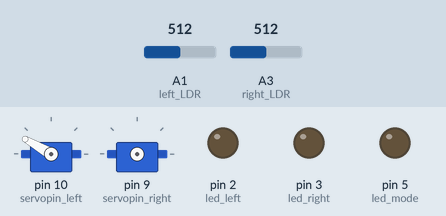
Simulated run of this sketch. Board: Arduino Mega 2560, built with avr-gcc and run on an emulated ATmega2560. Parts: 2 × servo, output pins drawn as LEDs (lit = HIGH). The test bench sets the inputs (shaded band); at power-on: A1 (left_LDR) = 512, A3 (right_LDR) = 512. What the sketch prints to the serial monitor is not drawn.

Above: at 12.2 s.
12.3 s: A1 (left_LDR) set to 539
14.0 s: A1 (left_LDR) set to 564
At 15.1 s:
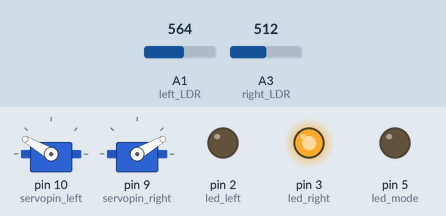
15.5 s: A3 (right_LDR) set to 535
17.3 s: A3 (right_LDR) set to 560
At 18.1 s:
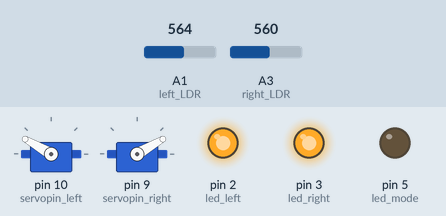
18.8 s: A1 (left_LDR) set to 511
At 19.7 s:
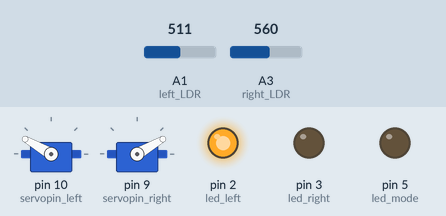
20.3 s: A3 (right_LDR) set to 511
At 21.4 s:
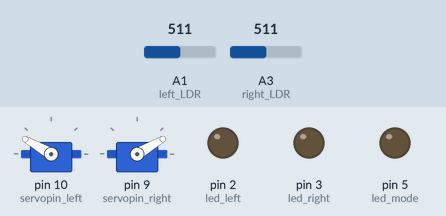
Timing chart, 0 to 22.8 s (numbered marks = the images above; inputs shaded):
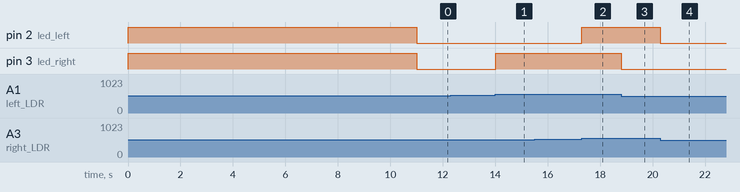

The sketch:

software_lightbug_v1_1.ino
```cpp
// Lightbug v 1.1
// by Michael Happl
// based on Lightfollower V1.0 by Johann Leinweber
// Adds a serial communication with simple commands to make it possible
// to control the robot over bluetooth.

#include <Servo.h>

#define led_left 2           //digital pin for the left LED
#define led_right 3          //digital pin for the right LED
#define led_mode 5           //digital pin for the mode LED
#define servopin_left 10     //digital pin for the left servo
#define servopin_right 9     //didital pin for the right servo
#define servo_high 150       //value for the left servo
#define servo_low 30         //value for the right servo

Servo myservo_left;          //create servo object to control a servo
Servo myservo_right;         //create servo object to control a servo

int left_LDR = A1;           //analog pin used to connect the left LDR
int right_LDR = A3;          //analog pin used to connect the right LDR
int trh_time = 6000;         //time for measuring thresholdvalue in ms
//int time = 0;                //temporary time for measuring time
int val_left = 0;            //variable to read the value from left LDR
int val_right = 0;           //variable to read the value from left LDR
int mean_left = 0;           //meanvalue left LDR
int mean_right = 0;          //meanvalue right LDR
int trh_left = 0;            //threshold for left LDR
int trh_right = 0;           //threshold for right LDR
int loop_time = 10;          //execute loop only every 10ms
unsigned long time = 0;      //variable for measuring time

// State flag
boolean auto_mode = true;

//====================== Serial stuff for the bluetooth module ======================
// constants
#define Baudrate 9600                //baudrate for communicating with the HC-06 Bluetooth module

// variables
boolean debug = 1;                   //Debug mode for testing the commands
boolean command_ok = false;          //indicates finished command receive

char command_string[3];              //the received characters, max. 3
char sensor_left_string[] = "LLX#";  //placeholder for the left sensor value
char sensor_right_string[] = "LRX#"; //placeholder for the rigth sensor value
int char_index = 0;                  //index of the received character


//====================== Setup ======================
void setup()                              //setup, will be executed only once at the start
{
  pinMode(led_left,OUTPUT);                   //left LED pin as output
  pinMode(led_right,OUTPUT);                  //right LED pin as output
  pinMode(led_mode,OUTPUT);                   //mode LED pin as output
  digitalWrite(led_left, HIGH);               //switch LED left on
  digitalWrite(led_right, HIGH);              //switch LED right on
  digitalWrite(led_mode,LOW);                 //remote controlled mode is off
  delay(5000);                                //wait after power on
  threshold_detect();                         //call routine for thresholddetect
  init_serial();
}                                         //end of setup


//====================== main loop ======================
void loop()                               //main loop
{
  receive_characters();                       //receive commands from the bluetooth module
  mode_check();                               //check the command for the current mode
  if ((auto_mode) && (millis() > time))       //run the automatic mode only at a fixed intervall
  {
    time = millis() + loop_time;              //save the current time plus the loop time
    val_left = analogRead(left_LDR);          //left LDR read
    val_right = analogRead(right_LDR);        //right LDR read

    if (val_right > trh_right+40)             //if right LDR is above threshold_right
    {
      servo_left_on(servo_high);              //turn left servo on
    }
    else
    {
      servo_left_off();                       //turn left servo off
    }

    if (val_left > trh_left+40)               //if left LDR is above threshold_left
    {
      servo_right_on(servo_low);              //turn right servo on
    }
    else
    {
      servo_right_off();                      //turn right servo off
    }

    sensor_left_string[2] = (char)(val_left / 4);
    send_serial(sensor_left_string);          //send the current left sensor value to the app
    sensor_right_string[2] = (char)(val_right / 4);
    send_serial(sensor_right_string);         //send the current right sensor value to the app
  }                                           //end of automatic mode
  else                                        //begin of remote controlled mode
  {
    if (command_ok)                           //only if the current command is correct
    {
      if (command_string == "MLF")            //forward left motor
        servo_left_on(servo_high);
      if (command_string == "MLR")            //reverse left motor
        servo_left_on(servo_low);
      if (command_string == "MLO")            //stop left motor
        servo_left_off();
      if (command_string == "MRF")            //forward right motor
        servo_right_on(servo_high);
      if (command_string == "MRR")            //reverse right motor
        servo_right_on(servo_low);
      if (command_string == "MRO")            //stop right motor
        servo_right_off();
    }
  }
}                                         //end of main loop

//====================== servo routines ======================

void servo_left_on (int servo_value)      //routine for turning the left servo on
{
      myservo_left.attach(servopin_left);     //attaches the left servo on pin "left" to the servo object
      myservo_left.write(servo_value);        //left servo turn left
      digitalWrite(led_left, HIGH);           //left LED on
      if (servo_value < 90)
      {
        send_serial("MLR#");                  //send motor left direction to app
      }
      else
      {
        send_serial("MLF#");                  //send motor left direction to app
      }
}                                         //end of servo left on


void servo_left_off ()                    //routine for turning the left servo off
{
      myservo_left.detach();                  //deactivate left servo
      digitalWrite(led_left, LOW);            //left LED off
      send_serial("MLO#");                    //send motor left off to app
}                                         //end of servo left off


void servo_right_on (int servo_value)     //routine for turning the right servo on
{
      myservo_right.attach(servopin_right);   //attaches the right servo on pin "right" to the servo object
      myservo_right.write(servo_value);       //right servo turn right
      digitalWrite(led_right, HIGH);          //right LED on
      if (servo_value < 90)
      {
        send_serial("MRF#");                  //send motor right direction to app
      }
      else
      {
        send_serial("MRR#");                  //send motor right direction to app
      }
}                                         //end of servo right on


void servo_right_off ()                   //routine for turning the right servo off
{
      myservo_right.detach();                 //deactivate right Servo
      digitalWrite(led_right, LOW);           //right LED off
      send_serial("MRO#");                    //send motor right off to app
}                                         //end of servo right off


void threshold_detect ()                  //routine for looking for the average brightness
{
  servo_left_on(servo_high);                 //left servo turn left

  time = millis();
  do
  {
    mean_left = 0;                            //reset variables
    mean_right = 0;                           //reset variables
    for (int i = 0; i<5; i++)                 //5 runs do get average offsetvalues from LDRs
    {
      mean_left += analogRead(left_LDR);      //sum
      mean_right += analogRead(right_LDR);    //sum
    }
    mean_left /= 5;
    mean_right /= 5;

    trh_left = max(trh_left,mean_left );      //get max value while rotating
    trh_right = max(trh_right,mean_right );   //get max value while rotating
  }
  while (millis() < time + trh_time);         //do for the desired time, until one round is done

  servo_left_off();                           //turn left servo off
}                                         //end of the routine

//====================== communication stuff ======================

void init_serial ()                       //setup the serial connection
{
  if (debug)                                  //when debugging, use the serial over USB
  {
    Serial.begin(Baudrate);
  }
  else                                        //otherwise use the hardware UART
  {
    Serial1.begin(Baudrate);
  }
}                                         //end of serial setup


void send_serial (char send_string[4])    //routine for sending replies
{
  if (debug)                                  //when debugging, use the serial over USB
  {
    Serial.print(send_string);
  }
  else                                        //otherwise use the hardware UART
  {
    Serial1.print(send_string);
  }
}                                         //end of send routine


void receive_characters ()                //handler for the received characters
{
  if(Serial1.available())                     //Data available at UART?
  {
    char ch = Serial1.read();                 //save the received character
    if ((ch == '#') && (char_index == 3))     //delimiter and last character?
    {
      command_ok = true;                      //then the command must be correct
      char_index = 0;                         //reset the index counter
    }
    else                                      //for all other characters:
    {
      command_ok = false;                     //reset the flag
      if (char_index <= 2)                    //index in the correct range?
      {
        command_string[char_index] = ch;      //append to the command string
        char_index++;                         //increase the index

      }                                       //if out of range
      else char_index = 0;                    //reset the index counter
    }
  }
}                                         //end of receive handler


void mode_check ()                        //mode switcher for the automatic/remote mode
{
  if (command_ok)                             //only when the command is ok
  {
    if (command_string == "AON")              //check for the right commands
    {                                         //automatic mode on?
      auto_mode = true;
      digitalWrite(led_mode,LOW);             //mode LED is OFF for automatic mode
      command_ok = false;                     //reset the flag so the command is executed only once
    }
    if (command_string == "AON")              //automatic mode off?
    {
      auto_mode = false;
      digitalWrite(led_mode,LOW);             //mode LED is ON for remote controlled mode
      command_ok = false;                     //reset the flag so the command is executed only once
    }
  }
}                                         //end of mode switcher
```

Measured:
- the behaviour switches between 552 and 553 on A1 (left_LDR) (found by bisection; images 0 and 1)
- the behaviour switches between 552 and 553 on A3 (right_LDR) (found by bisection; images 1 and 2)
- after the input at 12.3 s, every drawn part: stays the same
- after the input at 14.0 s, pin 3 (led_right): LOW → HIGH at once
- after the input at 15.5 s, every drawn part: stays the same
- after the input at 17.3 s, pin 2 (led_left): LOW → HIGH at once
- after the input at 18.8 s, pin 3 (led_right): HIGH → LOW at once
- after the input at 20.3 s, pin 2 (led_left): HIGH → LOW at once
